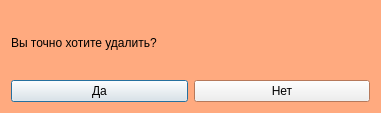
<?xml version="1.0" encoding="UTF-8"?>
<ui version="4.0">
 <class>Dialog</class>
 <widget class="QDialog" name="Dialog">
  <property name="geometry">
   <rect>
    <x>0</x>
    <y>0</y>
    <width>381</width>
    <height>113</height>
   </rect>
  </property>
  <property name="palette">
   <palette>
    <active>
     <colorrole role="Base">
      <brush brushstyle="SolidPattern">
       <color alpha="255">
        <red>255</red>
        <green>255</green>
        <blue>255</blue>
       </color>
      </brush>
     </colorrole>
     <colorrole role="Window">
      <brush brushstyle="SolidPattern">
       <color alpha="255">
        <red>255</red>
        <green>170</green>
        <blue>127</blue>
       </color>
      </brush>
     </colorrole>
    </active>
    <inactive>
     <colorrole role="Base">
      <brush brushstyle="SolidPattern">
       <color alpha="255">
        <red>255</red>
        <green>255</green>
        <blue>255</blue>
       </color>
      </brush>
     </colorrole>
     <colorrole role="Window">
      <brush brushstyle="SolidPattern">
       <color alpha="255">
        <red>255</red>
        <green>170</green>
        <blue>127</blue>
       </color>
      </brush>
     </colorrole>
    </inactive>
    <disabled>
     <colorrole role="Base">
      <brush brushstyle="SolidPattern">
       <color alpha="255">
        <red>255</red>
        <green>170</green>
        <blue>127</blue>
       </color>
      </brush>
     </colorrole>
     <colorrole role="Window">
      <brush brushstyle="SolidPattern">
       <color alpha="255">
        <red>255</red>
        <green>170</green>
        <blue>127</blue>
       </color>
      </brush>
     </colorrole>
    </disabled>
   </palette>
  </property>
  <property name="windowTitle">
   <string>Удаление</string>
  </property>
  <layout class="QGridLayout" name="gridLayout">
   <item row="0" column="0">
    <widget class="QLabel" name="what_label">
     <property name="text">
      <string>Вы точно хотите удалить?</string>
     </property>
    </widget>
   </item>
   <item row="1" column="0">
    <widget class="QPushButton" name="ok_btn">
     <property name="text">
      <string>Да</string>
     </property>
    </widget>
   </item>
   <item row="1" column="1">
    <widget class="QPushButton" name="close_btn">
     <property name="text">
      <string>Нет</string>
     </property>
    </widget>
   </item>
  </layout>
 </widget>
 <resources/>
 <connections/>
</ui>
